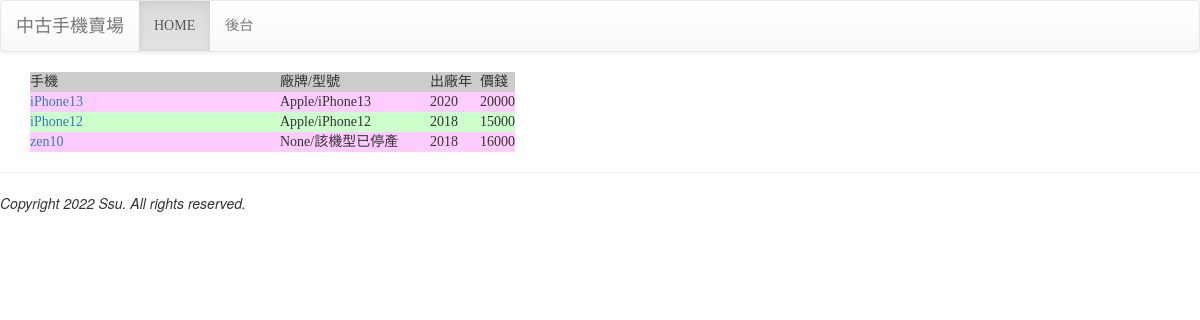
/mobile/, run on the app's committed database.
### mobilemarket/models.py (models this page shows, shortened)
class Product(models.Model):
	pmodel = models.ForeignKey(PModel, on_delete=models.SET_DEFAULT, verbose_name='型號', default=5)
	nickname = models.CharField(max_length=15, default='超值')
	discription = models.TextField(default='無')
	year = models.PositiveIntegerField(default=2018)
	price = models.PositiveIntegerField(default=0)

class PModel(models.Model):
	maker = models.ForeignKey(Maker, on_delete=models.CASCADE)
	name = models.CharField(max_length=20)
	url = models.URLField(default='http://mis')

class Maker(models.Model):
	name = models.CharField(max_length=10)
	country = models.CharField(max_length=10)

### mobilemarket/views.py (the view)
# urls.py: path('mobile/',mob.index),
def index(request):
	products = Product.objects.all()
	return render(request, 'mobile/index.html', locals())

### templates/mobile/index.html (shortened to what this page needs)
{% extends 'mobile/base.html' %}
{% block content %}
<div class="container" align="content">
	{% for p in products %}
	{% if forloop.first %}
	<table>
		<tr bgcolor="#cccccc">
			<td width="250">手機</td>
			<td width="150">廠牌/型號</td>
			<td width="50">出廠年</td>
			<td>價錢</td>
		</tr>
	{% endif %}
		<tr bgcolor="{% cycle '#ffccff' '#ccffcc' %}">
			<td ><a href="{% url 'detail-url' p.id %}">{{ p.nickname }}</a></td>
			<td >{{ p.pmodel.maker.name }}/{{ p.pmodel.name }}</td>
			<td >{{ p.year }}</td>
			<td >{{ p.price }}</td>
		</tr>
	{% if forloop.last %}
	</table>
	{% endif %}
	{% empty %}
		<h3>無存貨</h3>
	{% endfor %}
</div>
{% endblock %}

### templates/mobile/base.html (shortened to what this page needs)
<!DOCTYPE html>
<html>
<head>
<link rel="stylesheet" href="https://maxcdn.bootstrapcdn.com/bootstrap/3.3.6/css/bootstrap.min.css">
<link rel="stylesheet" href="https://maxcdn.bootstrapcdn.com/bootstrap/3.3.6/css/bootstrap-theme.min.css">
</head>
<body>
	{% include 'mobile/header.html' %}
	{% block content %}
	{% endblock %}
	{% include 'mobile/footer.html' %}
</body>
</html>

### templates/mobile/header.html
<nav class='navbar navbar-default'>
	<div class='container-floid'>
		<div class='navbar-header'>
			<div class="navbar-brand" align='center'>
				中古手機賣場
			</div>
		</div>
		<ul class="nav navbar-nav">
			<li class="active"><a href="/mobile">HOME</a></li>
			<li><a href="/admin">後台</a></li>
		</ul>
	</div>
</nav>

### templates/mobile/footer.html
<hr>
<em>Copyright 2022 Ssu. All rights reserved.</em>

### templates/mobile/base.html (style rules this page uses)
h1, h2, h3, h4, h5, p, div { font-family: '微軟正黑體'; }

### data on the page
Product: shows "手機", nickname "iPhone13", pmodel.maker.name "Apple", pmodel.name "iPhone13", year "2020", price "20000"
Product: nickname "iPhone12", pmodel.maker.name "Apple", pmodel.name "iPhone12", year "2018", price "15000"
Product: nickname "zen10", pmodel.maker.name "None", pmodel.name "該機型已停產", year "2018", price "16000"
